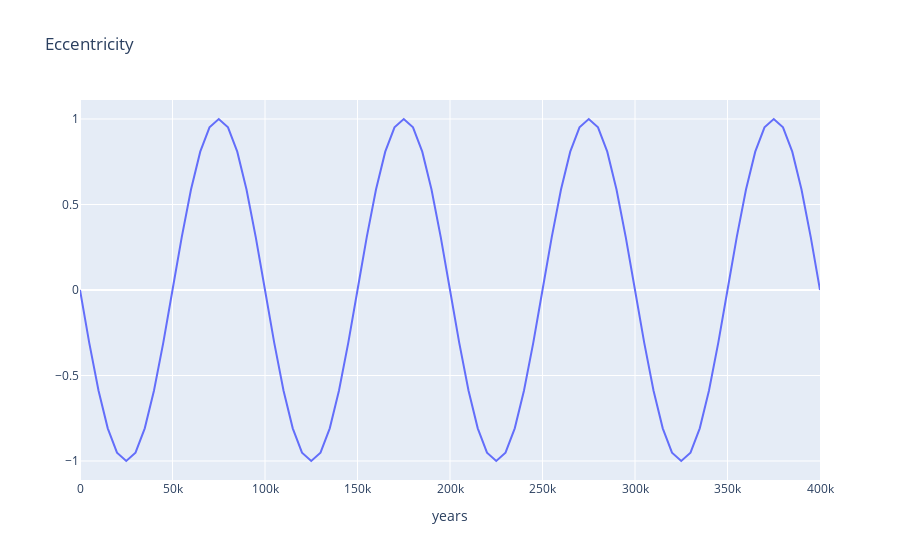

Notebook code for this chart:
### Markdown cell above
### Idea
Change

### Code cell
fig = px.line(df, x = df['years'], y = df['100k period'], title='Eccentricity',  labels={"100k period":  ""})
fig.show()
